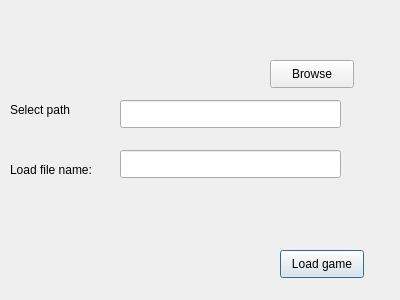
<?xml version="1.0" encoding="UTF-8"?>
<ui version="4.0">
 <class>LoadWindow</class>
 <widget class="QDialog" name="LoadWindow">
  <property name="geometry">
   <rect>
    <x>0</x>
    <y>0</y>
    <width>400</width>
    <height>300</height>
   </rect>
  </property>
  <property name="windowTitle">
   <string>Dialog</string>
  </property>
  <widget class="QLabel" name="pathLbl">
   <property name="geometry">
    <rect>
     <x>10</x>
     <y>100</y>
     <width>91</width>
     <height>20</height>
    </rect>
   </property>
   <property name="text">
    <string>Select path</string>
   </property>
  </widget>
  <widget class="QLabel" name="fileNameLbl">
   <property name="geometry">
    <rect>
     <x>10</x>
     <y>160</y>
     <width>101</width>
     <height>20</height>
    </rect>
   </property>
   <property name="text">
    <string>Load file name:</string>
   </property>
  </widget>
  <widget class="QLineEdit" name="pathEdit">
   <property name="geometry">
    <rect>
     <x>120</x>
     <y>100</y>
     <width>221</width>
     <height>28</height>
    </rect>
   </property>
  </widget>
  <widget class="QLineEdit" name="fileNameEdit">
   <property name="geometry">
    <rect>
     <x>120</x>
     <y>150</y>
     <width>221</width>
     <height>28</height>
    </rect>
   </property>
  </widget>
  <widget class="QPushButton" name="loadGameBtn">
   <property name="geometry">
    <rect>
     <x>280</x>
     <y>250</y>
     <width>84</width>
     <height>28</height>
    </rect>
   </property>
   <property name="text">
    <string>Load game</string>
   </property>
  </widget>
  <widget class="QPushButton" name="browseBtn">
   <property name="geometry">
    <rect>
     <x>270</x>
     <y>60</y>
     <width>84</width>
     <height>28</height>
    </rect>
   </property>
   <property name="text">
    <string>Browse</string>
   </property>
  </widget>
 </widget>
 <resources/>
 <connections/>
</ui>
